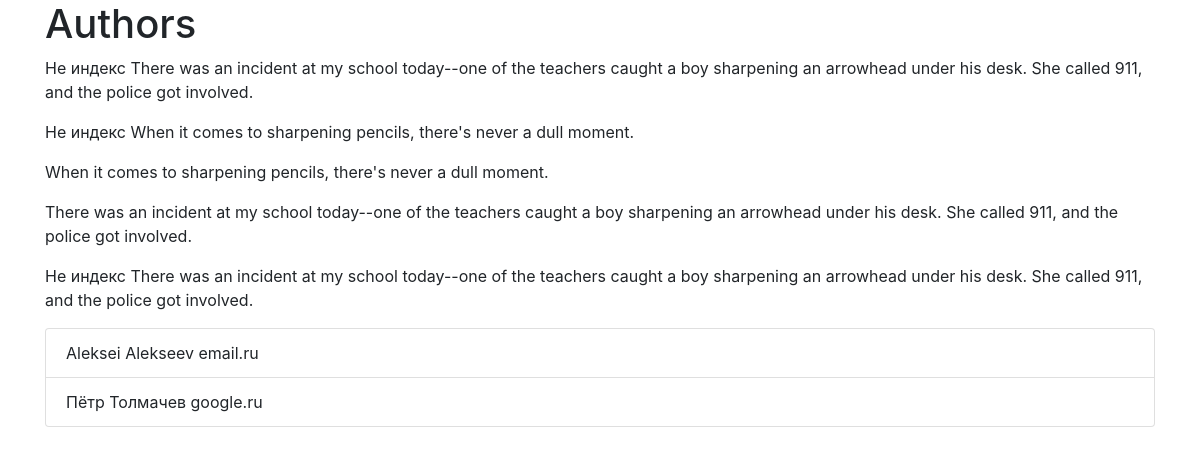
/authors/, run on an earlier commit of the app's database.
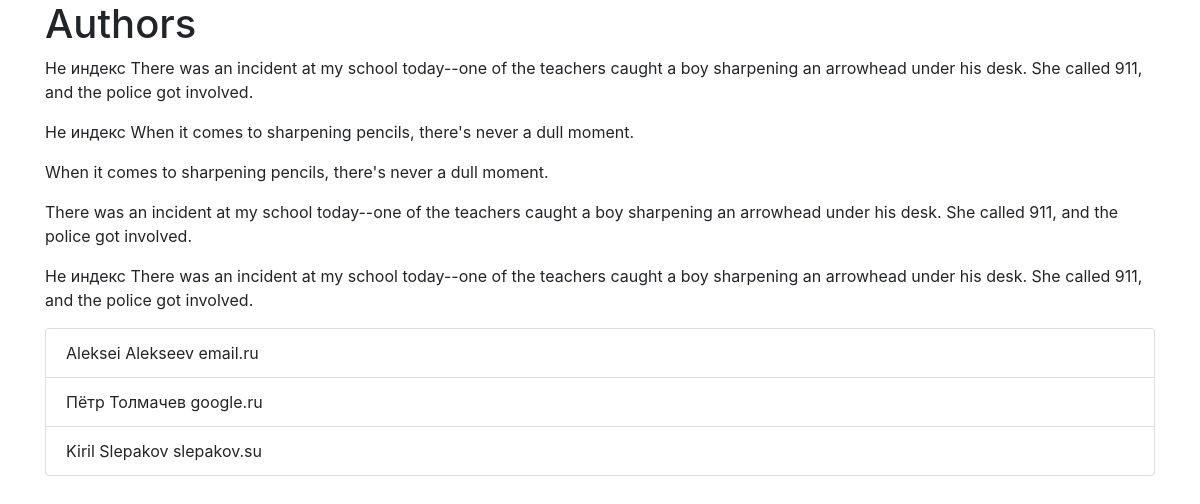
And on a later commit of the database.
### authors/models.py (models this page shows, shortened)
class Author(models.Model):
    class Meta:
        verbose_name = 'Author'
        verbose_name_plural = 'Author'
    LEVELS = (
        ('J', 'Junior'),
        ('M', 'Middle'),
        ('S', 'Senior'),
    )
    first_name = models.fields.CharField(max_length=50)
    last_name = models.fields.CharField(max_length=50)
    level = models.fields.CharField(max_length=1, choices=LEVELS, default=LEVELS[0][0])
    email = models.fields.EmailField(null=True)

### authors/views.py (the view)
# urls.py: path('', views.IndexPage.as_view(), name='authors'),
class IndexPage(ListView):
    model = Author
    template_name = 'authors/index.html'
    context_object_name = 'authors'

### authors/templatetags/email_domain.py (called while the page is built)
@register.filter(name='domain')
@stringfilter
def cut_email_domain(value):
    if '@' not in value:
        return "Нет Email"
    else:
        return value.partition('@')[2]

### authors/templatetags/sharpnes_joke.py (called while the page is built)
@register.simple_tag
def joke(index=None):
    if index is None or not isinstance(index, int) or index >= len(jokes):
        return f'Не индекс {choice(jokes)}'
    else:
        return jokes[index]

### templates/authors/index.html
{% extends 'authors/base.html' %}
{% load email_domain %}
{% load sharpnes_joke %}
{% block body %}
    <p>{% joke %}</p>
    <p>{% joke %}</p>
    <p>{% joke 0 %}</p>
    <p>{% joke 1 %}</p>
    <p>{% joke 3 %}</p>
        <ul class="list-group">
    {% for author in authors %}
        <li class="list-group-item">{{ author.first_name }} {{ author.last_name }} {{ author.email|domain }}</li>
    {% endfor %}
        </ul>
{% endblock %}

What changed in the data, as far as the page shows it:
added Author: first_name "Kiril", last_name "Slepakov", email|domain "slepakov.su"
